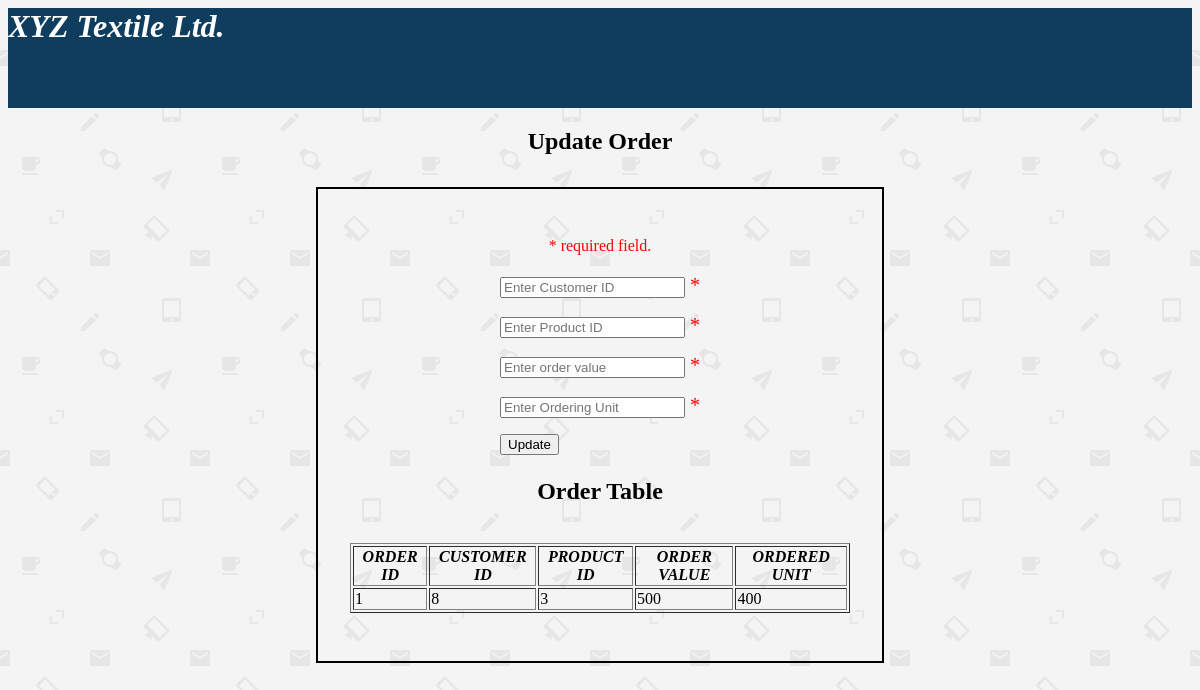
The page /update/uporder.php on the database its author committed.
### tables this page shows
CREATE TABLE `orders` (
  `order_id` int(11) NOT NULL,
  `cust_id` int(11) NOT NULL,
  `pro_id` int(11) NOT NULL,
  `order_value` int(11) NOT NULL,
  `unit` int(11) NOT NULL
);

### update/uporder.php (the view, shortened to what this page needs)
<?php
$o_iderr=$c_iderr=$p_iderr= $valerr= $uniterr= "";
?>
<html>
   <head>
   </head>
<body style="background-image: url(img.png)">
	<div class="header">
		<marquee behavior="scroll" direction="left"><h1><i>XYZ Textile Ltd.</i></h1></marquee>
	</div>
	<center>
	<h2>Update Order</h2>
	<div class="container">
	<p><span class = "error">* required field.</span></p>
	<form action ="#" method="POST">
		<table style="font-size:20px">
			<tr>
				<td><input type="number" name="c_id" placeholder="Enter Customer ID">
				<span class = "error">* <?php echo $c_iderr;?></span></td>
			</tr>
			<tr>
				<td><input type="number" name="p_id" placeholder="Enter Product ID">
				<span class = "error">* <?php echo $p_iderr;?></span></td>
			</tr>
			<tr>
				<td><input type="text" name="value" placeholder="Enter order value">
				<span class = "error">* <?php echo $valerr;?></span></td>
			</tr>
			<tr>
				<td><input type="text" name="unit" placeholder="Enter Ordering Unit">
				<span class = "error">* <?php echo $uniterr;?></span></td>
			</tr>
			<tr>
	        <td><input type="submit" name="submit" value="Update"></td></tr>
</table>
<h2>Order Table</h2>
<?php
$connn=mysqli_connect("localhost","root","","company");
$sql="SELECT * FROM orders";
$result= mysqli_query($connn,$sql);
if(mysqli_num_rows($result)>0){
	echo "<table border='1'>";
	echo "<tr><th><i>ORDER ID</i></th>
	      <th><i>CUSTOMER ID</i></th>
	      <th><i>PRODUCT ID</i></th>
	      <th><i>ORDER VALUE</i></th>
	      <th><i>ORDERED UNIT</i></th>
	      </tr>";
	      while($row=mysqli_fetch_assoc($result)){
	      	echo "<tr>";
	      	echo "<td>". $row['order_id']."</td>";
	      	 echo "<td>". $row['cust_id']."</td>";
	      	 echo "<td>". $row['pro_id']."</td>";
	      	 echo "<td>". $row['order_value']."</td>";
	      	 echo "<td>". $row['unit']."</td>";
	      	 echo "</tr>";
	      }
	      echo "</table>";
}
     else{
        echo "No records matching your query were found.";
    }
?>
</form>
</div>
</center>
</body>
</html>

### update/uporder.php (style rules this page uses)
.header { background-color: #0E3D5E; color:white; height:100px; }
.container { border:2px solid black; width:500px; margin:2rem auto; padding:2rem; }
.error { color: #FF0000; }

### rows shown on the page
orders: order_id "1", cust "8", pro "3", order_value "500", unit "400"
